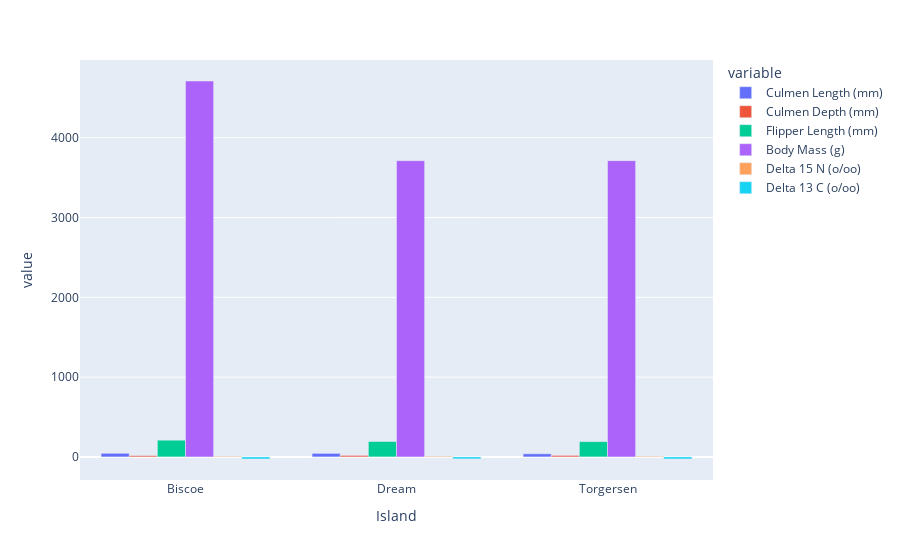

Write notebook code for a chart like this one.
### Code cell
fig = px.bar(df2, barmode='group')
fig.show()

### Figure 1 — Plotly figure (JSON) as saved in the notebook; plotly's stock layout.template omitted (floating-point values rounded to 4 significant figures)
{"data": [{"alignmentgroup": "True", "hovertemplate": "variable=Culmen Length (mm)<br>Island=%{x}<br>value=%{y}<extra></extra>", "legendgroup": "Culmen Length (mm)", "marker": {"color": "#636efa", "pattern": {"shape": ""}}, "name": "Culmen Length (mm)", "offsetgroup": "Culmen Length (mm)", "orientation": "v", "showlegend": true, "textposition": "auto", "type": "bar", "x": ["Biscoe", "Dream", "Torgersen"], "xaxis": "x", "y": [45.26, 44.17, 39.06], "yaxis": "y"}, {"alignmentgroup": "True", "hovertemplate": "variable=Culmen Depth (mm)<br>Island=%{x}<br>value=%{y}<extra></extra>", "legendgroup": "Culmen Depth (mm)", "marker": {"color": "#EF553B", "pattern": {"shape": ""}}, "name": "Culmen Depth (mm)", "offsetgroup": "Culmen Depth (mm)", "orientation": "v", "showlegend": true, "textposition": "auto", "type": "bar", "x": ["Biscoe", "Dream", "Torgersen"], "xaxis": "x", "y": [15.88, 18.34, 18.41], "yaxis": "y"}, {"alignmentgroup": "True", "hovertemplate": "variable=Flipper Length (mm)<br>Island=%{x}<br>value=%{y}<extra></extra>", "legendgroup": "Flipper Length (mm)", "marker": {"color": "#00cc96", "pattern": {"shape": ""}}, "name": "Flipper Length (mm)", "offsetgroup": "Flipper Length (mm)", "orientation": "v", "showlegend": true, "textposition": "auto", "type": "bar", "x": ["Biscoe", "Dream", "Torgersen"], "xaxis": "x", "y": [209.6, 193.1, 191.3], "yaxis": "y"}, {"alignmentgroup": "True", "hovertemplate": "variable=Body Mass (g)<br>Island=%{x}<br>value=%{y}<extra></extra>", "legendgroup": "Body Mass (g)", "marker": {"color": "#ab63fa", "pattern": {"shape": ""}}, "name": "Body Mass (g)", "offsetgroup": "Body Mass (g)", "orientation": "v", "showlegend": true, "textposition": "auto", "type": "bar", "x": ["Biscoe", "Dream", "Torgersen"], "xaxis": "x", "y": [4711.0, 3713.0, 3713.0], "yaxis": "y"}, {"alignmentgroup": "True", "hovertemplate": "variable=Delta 15 N (o/oo)<br>Island=%{x}<br>value=%{y}<extra></extra>", "legendgroup": "Delta 15 N (o/oo)", "marker": {"color": "#FFA15A", "pattern": {"shape": ""}}, "name": "Delta 15 N (o/oo)", "offsetgroup": "Delta 15 N (o/oo)", "orientation": "v", "showlegend": true, "textposition": "auto", "type": "bar", "x": ["Biscoe", "Dream", "Torgersen"], "xaxis": "x", "y": [8.404, 9.157, 8.774], "yaxis": "y"}, {"alignmentgroup": "True", "hovertemplate": "variable=Delta 13 C (o/oo)<br>Island=%{x}<br>value=%{y}<extra></extra>", "legendgroup": "Delta 13 C (o/oo)", "marker": {"color": "#19d3f3", "pattern": {"shape": ""}}, "name": "Delta 13 C (o/oo)", "offsetgroup": "Delta 13 C (o/oo)", "orientation": "v", "showlegend": true, "textposition": "auto", "type": "bar", "x": ["Biscoe", "Dream", "Torgersen"], "xaxis": "x", "y": [-26.11, -25.09, -25.77], "yaxis": "y"}], "layout": {"barmode": "group", "legend": {"title": {"text": "variable"}, "tracegroupgap": 0}, "margin": {"t": 60}, "xaxis": {"anchor": "y", "domain": [0, 1], "title": {"text": "Island"}}, "yaxis": {"anchor": "x", "domain": [0, 1], "title": {"text": "value"}}}}
